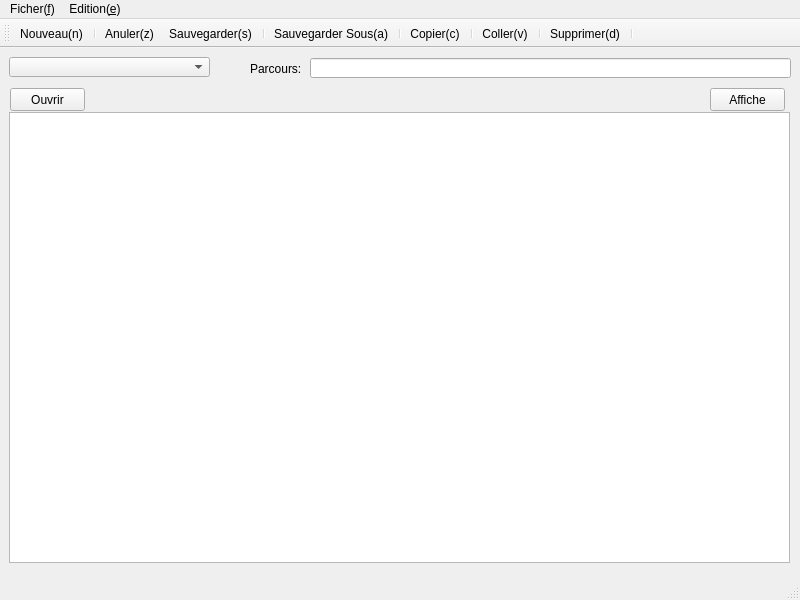
<?xml version="1.0" encoding="UTF-8"?>
<ui version="4.0">
 <class>MainWindow</class>
 <widget class="QMainWindow" name="MainWindow">
  <property name="geometry">
   <rect>
    <x>0</x>
    <y>0</y>
    <width>800</width>
    <height>600</height>
   </rect>
  </property>
  <property name="windowTitle">
   <string>MainWindow</string>
  </property>
  <widget class="QWidget" name="centralwidget">
   <widget class="QTextEdit" name="textEdit">
    <property name="geometry">
     <rect>
      <x>9</x>
      <y>64</y>
      <width>781</width>
      <height>451</height>
     </rect>
    </property>
   </widget>
   <widget class="QComboBox" name="comboBox">
    <property name="geometry">
     <rect>
      <x>9</x>
      <y>9</y>
      <width>201</width>
      <height>20</height>
     </rect>
    </property>
    <property name="maximumSize">
     <size>
      <width>782</width>
      <height>16777215</height>
     </size>
    </property>
   </widget>
   <widget class="QLineEdit" name="lineEdit">
    <property name="geometry">
     <rect>
      <x>310</x>
      <y>10</y>
      <width>481</width>
      <height>20</height>
     </rect>
    </property>
   </widget>
   <widget class="QPushButton" name="teste">
    <property name="geometry">
     <rect>
      <x>710</x>
      <y>40</y>
      <width>75</width>
      <height>23</height>
     </rect>
    </property>
    <property name="text">
     <string>Affiche</string>
    </property>
   </widget>
   <widget class="QPushButton" name="ouv">
    <property name="geometry">
     <rect>
      <x>10</x>
      <y>40</y>
      <width>75</width>
      <height>23</height>
     </rect>
    </property>
    <property name="text">
     <string>Ouvrir</string>
    </property>
   </widget>
   <widget class="QLabel" name="label">
    <property name="geometry">
     <rect>
      <x>250</x>
      <y>10</y>
      <width>81</width>
      <height>21</height>
     </rect>
    </property>
    <property name="text">
     <string>Parcours:</string>
    </property>
   </widget>
  </widget>
  <widget class="QMenuBar" name="menubar">
   <property name="geometry">
    <rect>
     <x>0</x>
     <y>0</y>
     <width>800</width>
     <height>22</height>
    </rect>
   </property>
   <widget class="QMenu" name="menu_f">
    <property name="title">
     <string>Ficher(&amp;f)</string>
    </property>
    <addaction name="actioncreate"/>
    <addaction name="actionopen_o"/>
    <addaction name="actionclose_c"/>
    <addaction name="actionsave_s"/>
    <addaction name="actionfind_f"/>
    <addaction name="actionSauvegarder_Sous_a"/>
   </widget>
   <widget class="QMenu" name="menuEdition_e">
    <property name="title">
     <string>Edition(&amp;e)</string>
    </property>
    <addaction name="actionCouper_x"/>
    <addaction name="actionCopier_v"/>
    <addaction name="actionAnuler_z"/>
    <addaction name="actionPaster"/>
    <addaction name="actionSupprimer_d"/>
   </widget>
   <addaction name="menu_f"/>
   <addaction name="menuEdition_e"/>
  </widget>
  <widget class="QStatusBar" name="statusbar"/>
  <widget class="QToolBar" name="toolBar">
   <property name="windowTitle">
    <string>toolBar</string>
   </property>
   <attribute name="toolBarArea">
    <enum>TopToolBarArea</enum>
   </attribute>
   <attribute name="toolBarBreak">
    <bool>false</bool>
   </attribute>
   <addaction name="actioncreate"/>
   <addaction name="separator"/>
   <addaction name="actionAnuler_z"/>
   <addaction name="actionsave_s"/>
   <addaction name="separator"/>
   <addaction name="actionSauvegarder_Sous_a"/>
   <addaction name="separator"/>
   <addaction name="actionCopier_v"/>
   <addaction name="separator"/>
   <addaction name="actionPaster"/>
   <addaction name="separator"/>
   <addaction name="actionSupprimer_d"/>
   <addaction name="separator"/>
  </widget>
  <action name="actioncreate">
   <property name="icon">
    <iconset resource="source.qrc">
     <normaloff>:/new/prefix1/source/create.png</normaloff>:/new/prefix1/source/create.png</iconset>
   </property>
   <property name="text">
    <string>Nouveau(&amp;n)</string>
   </property>
   <property name="shortcut">
    <string>Ctrl+N</string>
   </property>
  </action>
  <action name="actionopen_o">
   <property name="icon">
    <iconset resource="source.qrc">
     <normaloff>:/new/prefix1/source/open.png</normaloff>:/new/prefix1/source/open.png</iconset>
   </property>
   <property name="text">
    <string>Ouvrir(&amp;o)</string>
   </property>
   <property name="shortcut">
    <string>Ctrl+O</string>
   </property>
  </action>
  <action name="actionfind_f">
   <property name="icon">
    <iconset resource="source.qrc">
     <normaloff>:/new/prefix1/source/fing.png</normaloff>:/new/prefix1/source/fing.png</iconset>
   </property>
   <property name="text">
    <string>Rechercher(&amp;d)</string>
   </property>
   <property name="shortcut">
    <string>Ctrl+D</string>
   </property>
  </action>
  <action name="actionclose_c">
   <property name="icon">
    <iconset resource="source.qrc">
     <normaloff>:/new/prefix1/source/close.png</normaloff>:/new/prefix1/source/close.png</iconset>
   </property>
   <property name="text">
    <string>Fermer(&amp;c)</string>
   </property>
   <property name="shortcut">
    <string>Ctrl+Q</string>
   </property>
  </action>
  <action name="actionsave_s">
   <property name="icon">
    <iconset resource="source.qrc">
     <normaloff>:/new/prefix1/source/save.png</normaloff>:/new/prefix1/source/save.png</iconset>
   </property>
   <property name="text">
    <string>Sauvegarder(&amp;s)</string>
   </property>
   <property name="shortcut">
    <string>Ctrl+S</string>
   </property>
  </action>
  <action name="actionSauvegarder_Sous_a">
   <property name="icon">
    <iconset resource="source.qrc">
     <normaloff>:/source/sauvegarder sous.png</normaloff>:/source/sauvegarder sous.png</iconset>
   </property>
   <property name="text">
    <string>Sauvegarder Sous(&amp;a)</string>
   </property>
   <property name="shortcut">
    <string>Ctrl+A</string>
   </property>
  </action>
  <action name="actionCouper_x">
   <property name="icon">
    <iconset resource="source.qrc">
     <normaloff>:/source/couper.png</normaloff>:/source/couper.png</iconset>
   </property>
   <property name="text">
    <string>Couper(&amp;x)</string>
   </property>
   <property name="shortcut">
    <string>Ctrl+X</string>
   </property>
  </action>
  <action name="actionCopier_v">
   <property name="icon">
    <iconset resource="source.qrc">
     <normaloff>:/source/copier.png</normaloff>:/source/copier.png</iconset>
   </property>
   <property name="text">
    <string>Copier(&amp;c)</string>
   </property>
   <property name="shortcut">
    <string>Ctrl+C</string>
   </property>
  </action>
  <action name="actionAnuler_z">
   <property name="icon">
    <iconset resource="source.qrc">
     <normaloff>:/source/annuler.png</normaloff>:/source/annuler.png</iconset>
   </property>
   <property name="text">
    <string>Anuler(&amp;z)</string>
   </property>
   <property name="shortcut">
    <string>Ctrl+Z</string>
   </property>
  </action>
  <action name="actionPaster">
   <property name="icon">
    <iconset resource="source.qrc">
     <normaloff>:/source/Paste.png</normaloff>:/source/Paste.png</iconset>
   </property>
   <property name="text">
    <string>Coller(v)</string>
   </property>
   <property name="shortcut">
    <string>Ctrl+V</string>
   </property>
  </action>
  <action name="actionToolbar">
   <property name="text">
    <string>Toolbar</string>
   </property>
   <property name="toolTip">
    <string>bar</string>
   </property>
  </action>
  <action name="actionSupprimer_d">
   <property name="icon">
    <iconset resource="source.qrc">
     <normaloff>:/source/delete.png</normaloff>:/source/delete.png</iconset>
   </property>
   <property name="text">
    <string>Supprimer(&amp;d)</string>
   </property>
   <property name="shortcut">
    <string>Ctrl+D</string>
   </property>
  </action>
 </widget>
 <resources>
  <include location="source.qrc"/>
 </resources>
 <connections/>
</ui>
